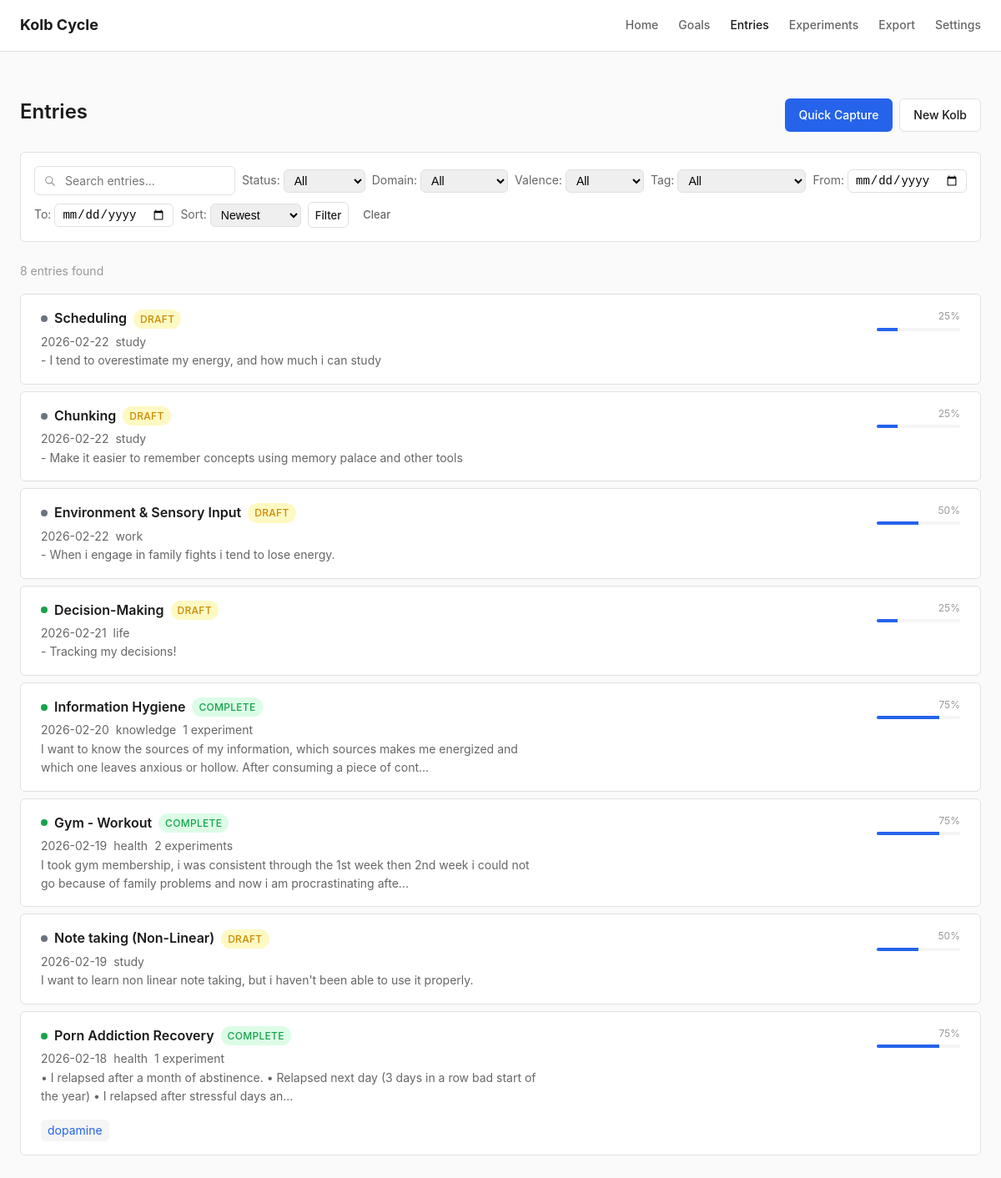
The page /entries on the database its author committed.
### tables this page shows
CREATE TABLE entries (
                id INTEGER PRIMARY KEY AUTOINCREMENT,
                title TEXT DEFAULT '',
                occurred_at DATETIME DEFAULT CURRENT_TIMESTAMP,
                created_at DATETIME DEFAULT CURRENT_TIMESTAMP,
                updated_at DATETIME DEFAULT CURRENT_TIMESTAMP,
                domain TEXT DEFAULT '',
                valence TEXT DEFAULT 'neutral',
                experience_text TEXT DEFAULT '',
                reflection_text TEXT DEFAULT '',
                abstraction_text TEXT DEFAULT '',
                no_experiment_needed INTEGER DEFAULT 0,
                is_complete INTEGER DEFAULT 0,
                current_step INTEGER DEFAULT 1,
                reflects_on_experiment_id INTEGER, reflection_prompts TEXT DEFAULT '{}', abstraction_prompts TEXT DEFAULT '{}',
                FOREIGN KEY (reflects_on_experiment_id) REFERENCES experiments(id) ON DELETE SET NULL
            );

CREATE TABLE tags (
                id INTEGER PRIMARY KEY AUTOINCREMENT,
                name TEXT UNIQUE NOT NULL
            );

### app.py (the view)
@app.route("/entries")
def list_entries():
    filters = get_filters_from_request()
    sort = request.args.get("sort", "newest")
    page = int(request.args.get("page", 1))
    per_page = 20
    entries = db.list_entries(
        filters=filters, sort=sort, limit=per_page, offset=(page - 1) * per_page
    )
    for entry in entries:
        entry["completion"] = db.calculate_completion(entry)
    total = db.get_entry_count(filters)
    total_pages = (total + per_page - 1) // per_page
    domains = db.get_all_domains()
    tags = db.get_all_tags()
    return render_template(
        "entries.html",
        entries=entries,
        filters=filters,
        sort=sort,
        page=page,
        total_pages=total_pages,
        total=total,
        domains=domains,
        tags=tags,
    )

### app.py (called while the page is built)
@app.context_processor
def inject_globals():
    settings = db.get_all_settings()
    return {"settings": settings, "now": datetime.now()}

def get_filters_from_request():
    return {
        "search": request.args.get("search", "").strip(),
        "domain": request.args.get("domain", ""),
        "valence": request.args.get("valence", ""),
        "status": request.args.get("status", ""),
        "tag": request.args.get("tag", ""),
        "date_from": request.args.get("date_from", ""),
        "date_to": request.args.get("date_to", ""),
        "has_experiments": request.args.get("has_experiments") == "1",
        "experiment_status": request.args.get("experiment_status", ""),
    }

### db.py (called while the page is built, shortened)
@contextmanager
def get_db():
    conn = sqlite3.connect(DATABASE_PATH)
    conn.row_factory = sqlite3.Row
    conn.execute("PRAGMA foreign_keys = ON")
    try:
        yield conn
        conn.commit()
    except Exception:
        conn.rollback()
        raise
    finally:
        conn.close()

def get_all_settings():
    defaults = {
        "preferred_mode": "wizard",
        "default_domain": "",
        "autosave_enabled": "true",
        "font_size": "medium",
    }
    with get_db() as conn:
        rows = conn.execute("SELECT key, value FROM settings").fetchall()
        settings = {row["key"]: row["value"] for row in rows}
    for k, v in defaults.items():
        if k not in settings:
            settings[k] = v
    return settings

def get_entry_count(filters=None):
    filters = filters or {}
    query = "SELECT COUNT(*) as count FROM entries WHERE 1=1"
    params = []
    if filters.get("domain"):
        query += " AND domain = ?"
        params.append(filters["domain"])
    if filters.get("valence"):
        query += " AND valence = ?"
        params.append(filters["valence"])
    if filters.get("status") == "draft":
        query += " AND is_complete = 0"
    elif filters.get("status") == "complete":
        query += " AND is_complete = 1"
    with get_db() as conn:
        result = conn.execute(query, params).fetchone()
        return result["count"]

def calculate_completion(entry):
    steps = 0
    if entry.get("experience_text"):
        steps += 1
    if entry.get("reflection_text"):
        steps += 1
    if entry.get("abstraction_text"):
        steps += 1
    if entry.get("experiments") and len(entry["experiments"]) > 0:
        steps += 1
    elif entry.get("no_experiment_needed"):
        steps += 1
    return int((steps / 4) * 100)

### templates/entries.html (shortened to what this page needs)
{% extends "base.html" %}
{% block header_class %} wide{% endblock %}
{% block content %}
<div class="container container-wide">
    <div class="flex-between mb-lg">
        <h1>Entries</h1>
        <div class="btn-group">
            <a href="{{ url_for('new_entry', quick=1) }}" class="btn btn-primary">Quick Capture</a>
            <a href="{{ url_for('new_entry') }}" class="btn btn-secondary">New Kolb</a>
        </div>
    </div>
    <form method="GET" class="filters-bar">
        <div class="search-input">
            <input type="text" name="search" class="form-input"
                   placeholder="Search entries..." value="{{ filters.search }}" id="search-input">
        </div>
        <div class="filter-group">
            <label>Status:</label>
            <select name="status">
                <option value="">All</option>
            </select>
        </div>
        <div class="filter-group">
            <label>Domain:</label>
            <select name="domain">
                <option value="">All</option>
            </select>
        </div>
        <div class="filter-group">
            <label>Valence:</label>
            <select name="valence">
                <option value="">All</option>
            </select>
        </div>
        <div class="filter-group">
            <label>Tag:</label>
            <select name="tag">
                <option value="">All</option>
            </select>
        </div>
        <div class="filter-group">
            <label>From:</label>
            <input type="date" name="date_from" value="{{ filters.date_from }}">
        </div>
        <div class="filter-group">
            <label>To:</label>
            <input type="date" name="date_to" value="{{ filters.date_to }}">
        </div>
        <div class="filter-group">
            <label>Sort:</label>
            <select name="sort">
                <option value="newest" {% if sort == 'newest' %}selected{% endif %}>Newest</option>
            </select>
        </div>
        <button type="submit" class="btn btn-secondary btn-sm">Filter</button>
        <a href="{{ url_for('list_entries') }}" class="btn btn-ghost btn-sm">Clear</a>
    </form>
    <p class="text-sm text-muted mb-md">{{ total }} entries found</p>
    {% if entries %}
    <div class="entry-list">
        {% for entry in entries %}
        <div class="entry-item">
            <div class="entry-item-main">
                <div class="entry-item-title">
                    <span class="valence-indicator valence-{{ entry.valence }}"></span>
                    <a href="{{ url_for('view_entry', entry_id=entry.id) }}">
                        {{ entry.title or 'Untitled' }}
                    </a>
                    {% if entry.is_complete %}
                    <span class="chip chip-complete">Complete</span>
                    {% else %}
                    <span class="chip chip-draft">Draft</span>
                    {% endif %}
                </div>
                <div class="entry-item-meta">
                    <span>{{ entry.occurred_at[:10] if entry.occurred_at else 'No date' }}</span>
                    {% if entry.domain %}
                    <span>{{ entry.domain }}</span>
                    {% endif %}
                    {% if entry.experiment_count %}
                    <span>{{ entry.experiment_count }} experiment{{ 's' if entry.experiment_count != 1 else '' }}</span>
                    {% endif %}
                </div>
                {% if entry.experience_text %}
                <p class="text-sm text-secondary mt-sm" style="max-width: 600px;">
                    {{ entry.experience_text[:150] }}{% if entry.experience_text|length > 150 %}...{% endif %}
                </p>
                {% endif %}
                {% if entry.tags %}
                <div class="entry-item-tags">
                    {% for tag in entry.tags %}
                    <a href="{{ url_for('list_entries', tag=tag) }}" class="tag-item">{{ tag }}</a>
                    {% endfor %}
                </div>
                {% endif %}
            </div>
            <div class="entry-item-progress">
                <div class="entry-item-progress-label">{{ entry.completion }}%</div>
                <div class="progress-bar">
                    <div class="progress-fill {% if entry.completion == 100 %}complete{% endif %}"
                         style="width: {{ entry.completion }}%"></div>
                </div>
            </div>
        </div>
        {% endfor %}
    </div>
    {% endif %}
</div>
{% endblock %}

### rows shown on the page
entries: title "Scheduling", is_complete "DRAFT", occurred_at "2026-02-22", domain "study", experience_text "- I tend to overestimate my energy, and how much i can study", completion "25"
entries: title "Chunking", is_complete "DRAFT", occurred_at "2026-02-22", domain "study", experience_text "- Make it easier to remember concepts using memory palace and other tools", completion "25"
entries: title "Environment & Sensory Input", is_complete "DRAFT", occurred_at "2026-02-22", domain "work", experience_text "- When i engage in family fights i tend to lose energy.", completion "50"
entries: title "Decision-Making", is_complete "DRAFT", occurred_at "2026-02-21", domain "life", experience_text "- Tracking my decisions!", completion "25"
entries: title "Information Hygiene", is_complete "COMPLETE", occurred_at "2026-02-20", domain "knowledge", experiment_count "1", experience_text "I want to know the sources of my information, which sources makes me energized and which one leaves anxious or hollow. After consuming a piece of cont", completion "75"
entries: title "Gym - Workout", is_complete "COMPLETE", occurred_at "2026-02-19", domain "health", experiment_count "2", experiment_count "s", experience_text "I took gym membership, i was consistent through the 1st week then 2nd week i could not go because of family problems and now i am procrastinating afte", completion "75"
entries: title "Note taking (Non-Linear)", is_complete "DRAFT", occurred_at "2026-02-19", domain "study", experience_text "I want to learn non linear note taking, but i haven't been able to use it properly.", completion "50"
entries: title "Porn Addiction Recovery", is_complete "COMPLETE", occurred_at "2026-02-18", domain "health", experiment_count "1", experience_text "• I relapsed after a month of abstinence. • Relapsed next day (3 days in a row bad start of the year) • I relapsed after stressful days an", completion "75"
tags: name "dopamine"

### other values the page prints
{{ total }} "8"
